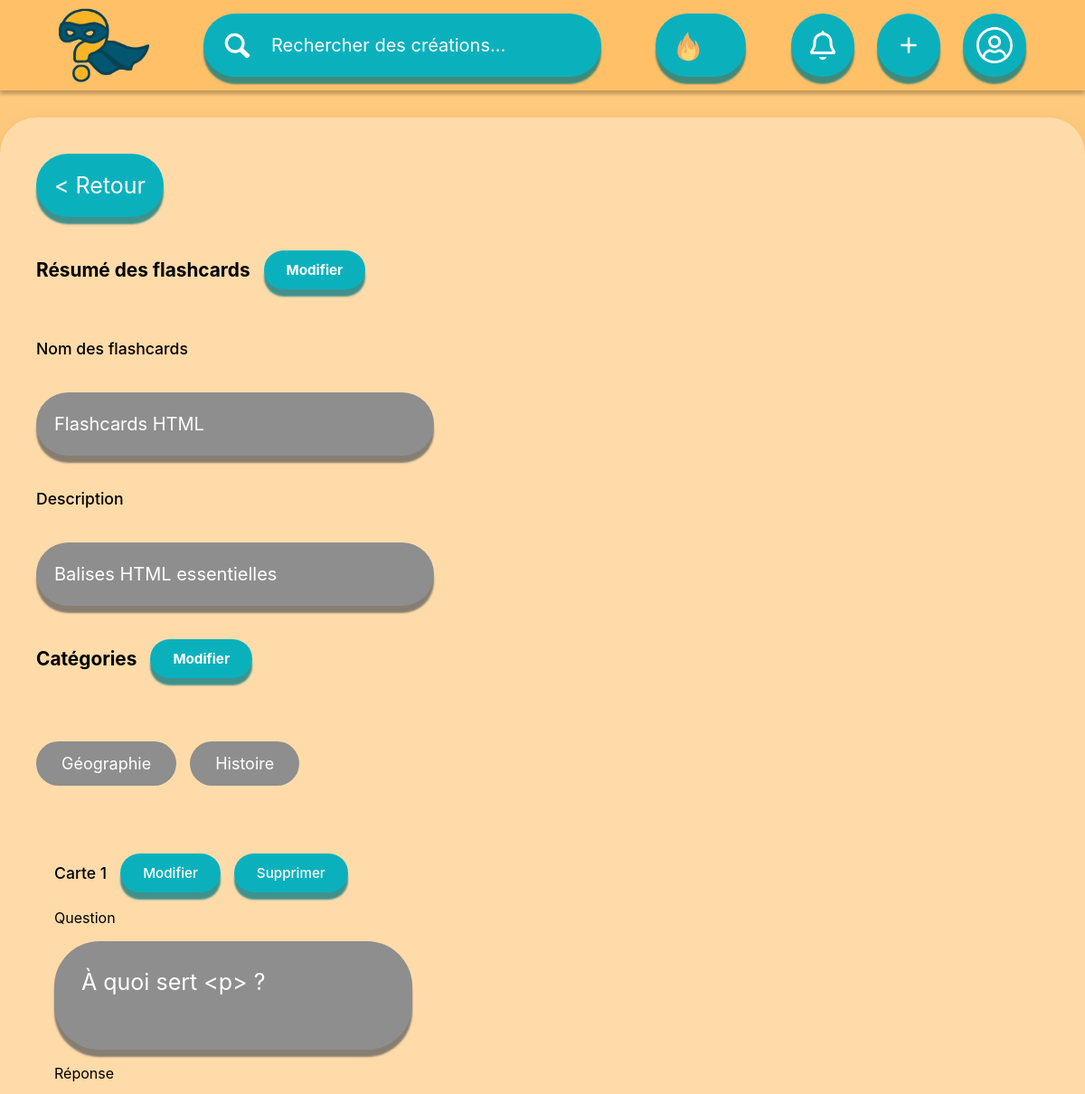
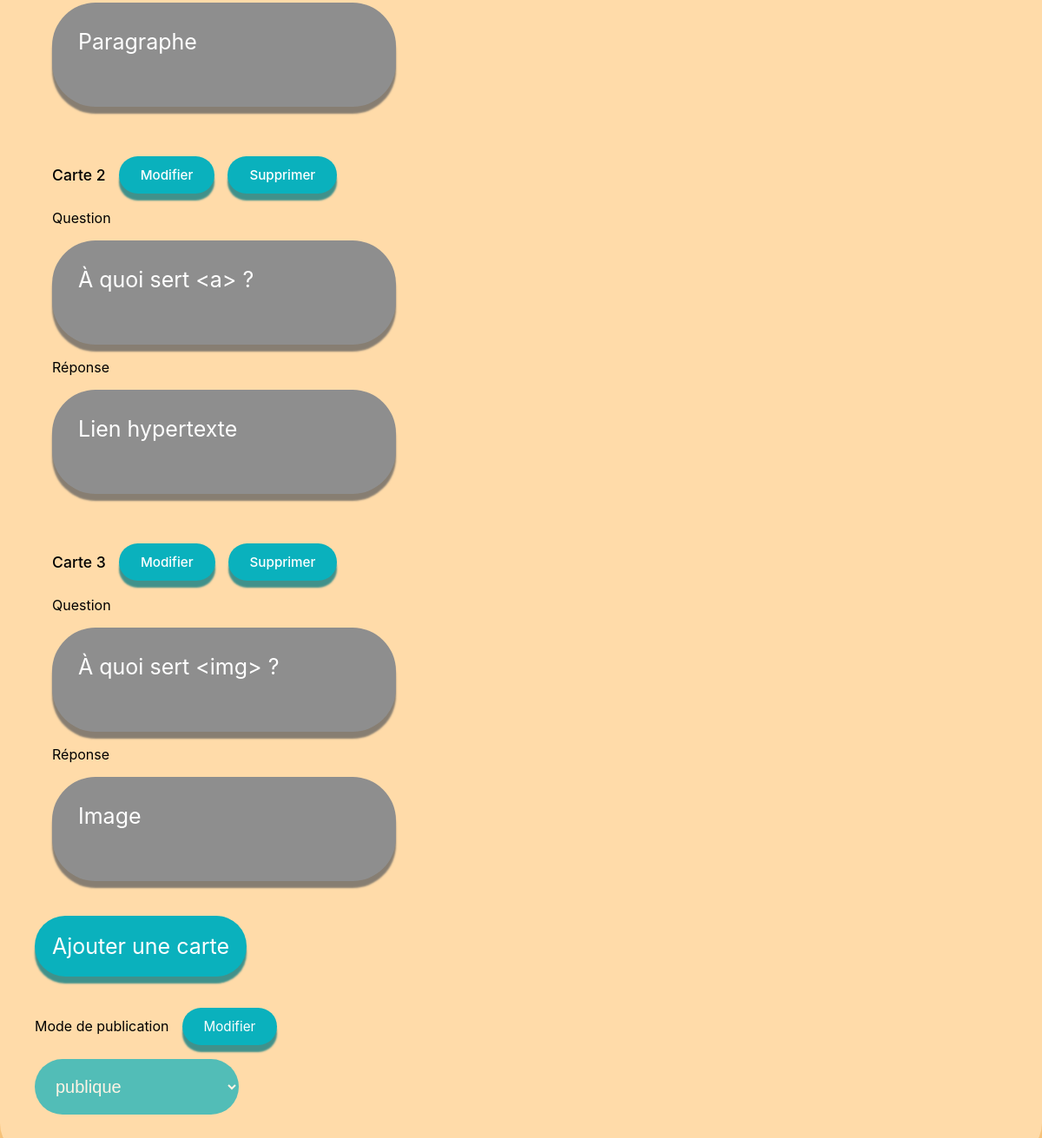
The page /?page=flashcard&categorie=modify&id=3 (signed in) on the database its author committed (2 pictures, top to bottom).
### tables this page shows
CREATE TABLE quiz(
                id INTEGER PRIMARY KEY AUTOINCREMENT,
                user_id INTEGER,
                title TEXT NOT NULL,
                description TEXT,
                difficulty INTEGER,
                disponibilite TEXT,
                date DATE,
                genre TEXT NOT NULL,
                FOREIGN KEY (user_id) REFERENCES users(id) ON DELETE CASCADE,
                CHECK (genre IN ('flashcard','standard','test')),
                CHECK (disponibilite IN ('public','private','ami'))
            );

CREATE TABLE Carte (
                id INTEGER PRIMARY KEY AUTOINCREMENT,
                quiz_id INTEGER,
                numeroCarte INTEGER,
                question TEXT NOT NULL,
                reponse TEXT NOT NULL,
                FOREIGN KEY (quiz_id) REFERENCES quiz(id) ON DELETE CASCADE
            );

### src/controllers/FlashcardController.php (called while the page is built, shortened)
<?php
require_once ROOT . '/src/models/FlashcardModel.php';
require_once ROOT . '/config/config.php';
class FlashcardController
{
    private FlashcardModel $model;
    public function __construct()
    {
        $this->db = getDbConnection();
        $this->model = new FlashcardModel($this->db);
    }
    public function modifyFlashcard($id)
    {
        $idFlashcard = (int)$id;
        $taille = $this->model->getFlashcardSize($idFlashcard);
        $flashcardInfos = $this->model->getFlashcardInfos($idFlashcard);
        $TAB_CARD = $this->model->getCardsFromFlashcard($idFlashcard);
        $TAB_CATEGORIES = $this->model->getCategoriesFromFlashcard($idFlashcard);
        $ALL_CATEGORIES = $this->model->getAllCategories();
        require ROOT . '/src/views/Quiz/modifyFlashcard.php';
    }
}

### src/models/FlashcardModel.php (called while the page is built, shortened)
<?php
class FlashcardModel
{
    private PDO $db;
    public function __construct(PDO $db)
    {
        $this->db = $db;
    }
    public function getAllCategories(): mixed
    {
        try {
            $sql = $this->db->prepare("SELECT DISTINCT id,CategorieName FROM categories;");
            $sql->execute();
            $categories = $sql->fetchAll(PDO::FETCH_ASSOC);
            return $categories;
        } catch (PDOException $e) {
            die("Fetching categories failed: " . $e->getMessage());
        } catch (Exception $e) {
            die("Error: " . $e->getMessage());
        }
    }
    public function getFlashcardSize(int $idFlashcard): int
    {
        try {
            $stmt = $this->db->prepare("SELECT COUNT(*) AS totalQuestions FROM Carte WHERE quiz_id = ?;");
            $stmt->execute([$idFlashcard]);
            $row = $stmt->fetch(PDO::FETCH_ASSOC);
            return intval($row['totalQuestions']);
        } catch (PDOException $e) {
            die("Fetching quiz size failed: " . $e->getMessage());
        }
    }
    public function getFlashcardInfos(int $idFlashcard)
    {
        try {
            $quiz = $this->db->prepare("SELECT title, description, disponibilite, genre FROM quiz WHERE id = ?;");
            $quiz->bindvalue(1, $idFlashcard);
            $quiz->execute();
            return $quiz->fetch(PDO::FETCH_ASSOC);
        } catch (PDOException $e) {
            die("Fetching quiz infos failed: " . $e->getMessage());
        }
    }
    public function getCardsFromFlashcard(int $idFlashcard)
    {
        try {
            $cartes = $this->db->prepare("SELECT id, question, reponse FROM Carte WHERE quiz_id = ? ORDER BY numeroCarte ASC;");
            $cartes->bindValue(1, $idFlashcard);
            $cartes->execute();
            $TAB_CARD = $cartes->fetchAll(PDO::FETCH_ASSOC);
            return $TAB_CARD;
        } catch (PDOException $e) {
            die("Fetching questions and answers from quiz failed: " . $e->getMessage());
        }
    }
    public function getCategoriesFromFlashcard(int $idFlashcard)
    {
        try {
            $categories = $this->db->prepare("SELECT categories.id, categories.categorieName FROM categories
            INNER JOIN categorie_quiz ON categories.id = categorie_quiz.category_id WHERE categorie_quiz.quiz_id = ?;");
            $categories->bindValue(1, $idFlashcard);
            $categories->execute();
            return $categories->fetchAll(PDO::FETCH_ASSOC);
        } catch (PDOException $e) {
            die("Fetching categories from quiz failed: " . $e->getMessage());
        }
    }
}

### config/config.php (called while the page is built, shortened)
<?php
function getDbConnection()
{
    try {
        $conn = new PDO("sqlite:" . ROOT . "/database/database.db");
        $conn->setAttribute(PDO::ATTR_ERRMODE, PDO::ERRMODE_EXCEPTION);
        $conn->setAttribute(PDO::ATTR_TIMEOUT, 5000);
        $conn->exec("PRAGMA journal_mode = WAL");
    } catch (PDOException $e) {
        die("Connection failed: " . $e->getMessage());
    } catch (Exception $e) {
        die("Error: " . $e->getMessage());
    }
    return $conn;
}

### src/views/quiz/modifyFlashcard.php (the view, shortened to what this page needs)
<?php
    require __DIR__ . '/../partials/header.php';
?>
<div class="modify-flashcard-page">
    <form method="post" data-id="<?php echo htmlspecialchars($idFlashcard) ?>" action="index.php?page=flashcard&categorie=modify&id=<?php echo htmlspecialchars($idFlashcard) ?>">
        <button class="button" type="submit" name="Retour" value="yes"><span></span><p> < Retour</p></button>
        <h2>Résumé des flashcards
            <button class="modifResum" id ="modifResum">Modifier</button>
        </h2>
        <p class="name">Nom des flashcards</p>
        <div class="input">
            <span></span>
            <input type="text" name ="FlashcardTitle" id="FlashcardTitle" form="no" value="<?php echo htmlspecialchars($flashcardInfos['title']) ?>" disabled>
        </div>
        <p class="description">Description</p>
        <div class="input">
            <span></span>
            <input type="text" name ="FlashcardDescription" id="FlashcardDescription" form="no" value="<?php echo htmlspecialchars($flashcardInfos['description']) ?>" disabled>
        </div>
        <h2>Catégories
            <button id="modifCategories" type="button">Modifier</button>
        </h2>
        <div class="categoriesList">
            <?php
            foreach($ALL_CATEGORIES as $categorie){
                if (in_array($categorie, $TAB_CATEGORIES)) {
                    $checked = 'checked';
                } else {
                    $checked = '';
                }
                echo '<label '.(!empty($checked) ? '' : 'hidden').'><input class="category" name="categories[]" type="checkbox" value="'.htmlspecialchars($categorie['id']).'" '.$checked.' '.(!empty($checked) ? '' : 'hidden').' disabled>'.htmlspecialchars($categorie['categorieName']).'</label>';
            }
            ?>
        </div>
        <div id="cards">
            <?php
            for($i = 0; $i < $taille ; $i = $i +1){
                echo '<div class="newCard" id="Card'.$i.'" value="'.$i.'">';
                echo '<div class="partContent question">
                    <p class="section-title">Carte '.($i + 1).'
                    <button class="button modifCard" name="modifCard" id="modifCard'.$i.'" type="submit" value='.$i.'>Modifier</button>';
                    if ($i != 0 || $taille > 1){
                        echo '<button class="button delCardButton" name="DelCard" id="DelCard'.$i.'" type="submit" value='.$i.'>Supprimer</button>';
                    }
                echo '</p>';
                echo '<p>Question</p>
                    <div class="textarea" id="cardQuestion'.($i+1).'">
                        <span></span>
                        <textarea type="text" name="cardQuestion'.$i.'" id="question'.$i.'" placeholder="question de la carte" disabled>'.htmlspecialchars($TAB_CARD[$i]['question']).'</textarea>
                    </div>
                    <p>Réponse</p>
                    <div class="textarea" id="cardResponse'.($i+1).'">
                        <span></span>
                        <textarea type="text" name="cardResponse'.$i.'" id="response'.$i.'" placeholder="réponse à la question" disabled>'.htmlspecialchars($TAB_CARD[$i]['reponse']).'</textarea>
                    </div>
                    </div>';
                echo '</div>';
            }
            ?>
        </div>
        <button class="button" type="submit" name="addCard" id="addCard" value="yes">
            <span></span>
            <p>Ajouter une carte</p>
        </button>
        <div class="disponibilite">
            <p class="section-title">Mode de publication <button id="modifDispo">Modifier</button></p>
            <select name="disponibilite" id="disponibilite" disabled>
                <?php $dispo = '';
                $dispo = $flashcardInfos['disponibilite'] == 'public' ? 'selected' : '';
                 ?>
                <option value="public" <?= $dispo ?> >publique</option>
            </select>
        </div>
    </form>
</div>

### public/assets/style/modifyFlashcard.css (style rules this page uses)
.modify-flashcard-page { margin: 30px auto; width: 100%; max-width: 1200px; padding: 40px; border-radius: 40px; background: #ffdba9; box-shadow: 0 8px 25px rgba(0, 0, 0, 0.08); box-sizing: border-box; }
.modify-flashcard-page form { display: flex; flex-direction: column; gap: 20px; }
p.name, p.description, .question > p:first-of-type, .reponse > p:first-of-type { font-size: 1.1rem; font-weight: 500; }
h2 { display: flex; align-items: center; gap: 15px; flex-wrap: wrap; font-size: 1.3rem; }
h2 button { all: unset; display: inline-flex; position: relative; align-items: center; justify-content: center; padding: 12px 25px; cursor: pointer; background: #0AB1BD; border-radius: 9999px; box-shadow: 0px 8px 2px #007881BF; color: #fff; font-size: 0.95rem; user-select: none; transition: all ease-out 0.2s; }
.section-title { display: flex; align-items: center; gap: 15px; flex-wrap: wrap; }
.section-title button { all: unset; display: inline-flex; position: relative; align-items: center; justify-content: center; padding: 12px 25px; cursor: pointer; background: #0AB1BD; border-radius: 9999px; box-shadow: 0px 8px 2px #007881BF; color: #fff; font-size: 0.95rem; user-select: none; transition: all ease-out 0.2s; }
.newCard { padding: 20px; }
.questionFooter .button, .delCardButton { flex: 0 1 auto; min-width: max-content; }

### public/assets/style/global.css (style rules this page uses)
body { font-family: 'Inter', sans-serif; background-color: #ffc97d; margin: 0; }
.button { all: unset; }
select { background: #0ab1bd; padding: 20px; border-radius: 50px; color: white; border: none; font-size: 20px; }
.button, .searchbar, .input, .flatinput, .textarea { display: flex; position: relative; align-items: center; padding: 20px; justify-content: flex-start; gap: 20px; width: max-content; height: max-content; }
.button > span, .searchbar > span, .input > span, .flatinput > span, .textarea > span { position: absolute; inset: 0; background: #0ab1bd; border-radius: calc(infinity * 1px); cursor: pointer; z-index: 0; box-shadow: 0px 8px 2px #007881bf; transition: background ease-out 0.2s; }
.button:disabled, .searchbar:has(input:disabled), .input:has(input:disabled), .flatinput:has(input:disabled), .textarea:has(textarea:disabled) { filter: grayscale(1); }
.button > p { text-align: center; }
.button > p, .searchbar > p { font-size: min(2.5vw, 25px); color: #fff; margin: 0; z-index: 1; user-select: none; pointer-events: none; transition: color ease-out 0.2s; }
.input { width: calc(100% - 40px); max-width: 400px; height: 70px; padding: 0 20px; }
.input > input { all: unset; width: 100%; z-index: 2; color: white; font-size: 20px; }
.input > span, .textarea > span, .flatinput > span { cursor: default; }
.textarea > textarea { all: unset; width: 100%; height: 100%; word-break: break-all; font-size: 25px; padding: 10px; color: white; z-index: 2; }
.textarea > span { border-radius: 50px; }
.categoriesList { display: flex; flex-wrap: wrap; gap: 15px; justify-content: flex-start; margin: 25px 0; }
.categoriesList label { position: relative; padding: 14px 28px; background-color: #0ab1bd; color: white; font-size: 18px; border-radius: 50px; box-shadow: 0px 8px 2px #007881bf; cursor: pointer; user-select: none; transition: transform 0.1s ease-in-out, box-shadow 0.1s ease-in-out, filter 0.1s ease-in-out; }
.categoriesList label:has(input:checked) { transform: translateY(8px); box-shadow: none; filter: brightness(0.85); }
.categoriesList label:has(input:disabled) { filter: grayscale(1); cursor: not-allowed; }

### rows shown on the page
quiz: FlashcardTitle "Flashcards HTML", FlashcardDescription "Balises HTML essentielles"
carte: question "À quoi sert <p> ?", reponse "Paragraphe"
carte: question "À quoi sert <a> ?", reponse "Lien hypertexte"
carte: question "À quoi sert <img> ?", reponse "Image"

### other values the page prints
$categorie['categorieName'] "Géographie"
$categorie['categorieName'] "Histoire"
$i + 1 "1"
$i + 1 "2"
$i + 1 "3"
